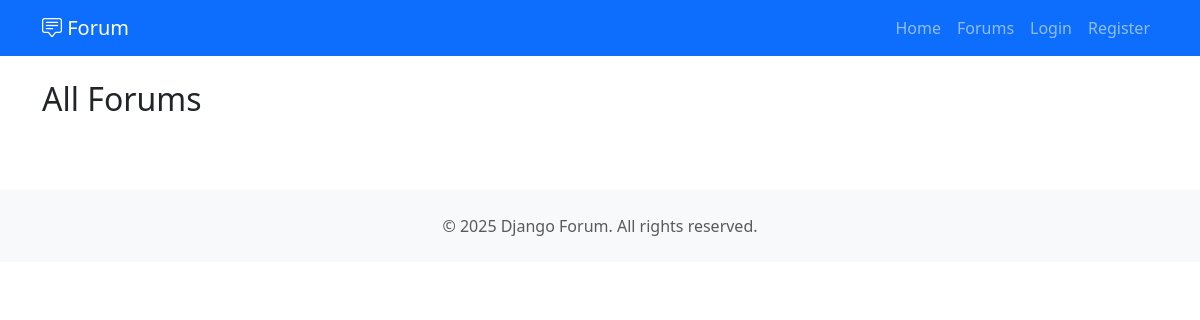
/forums/, run on an earlier commit of the app's database.
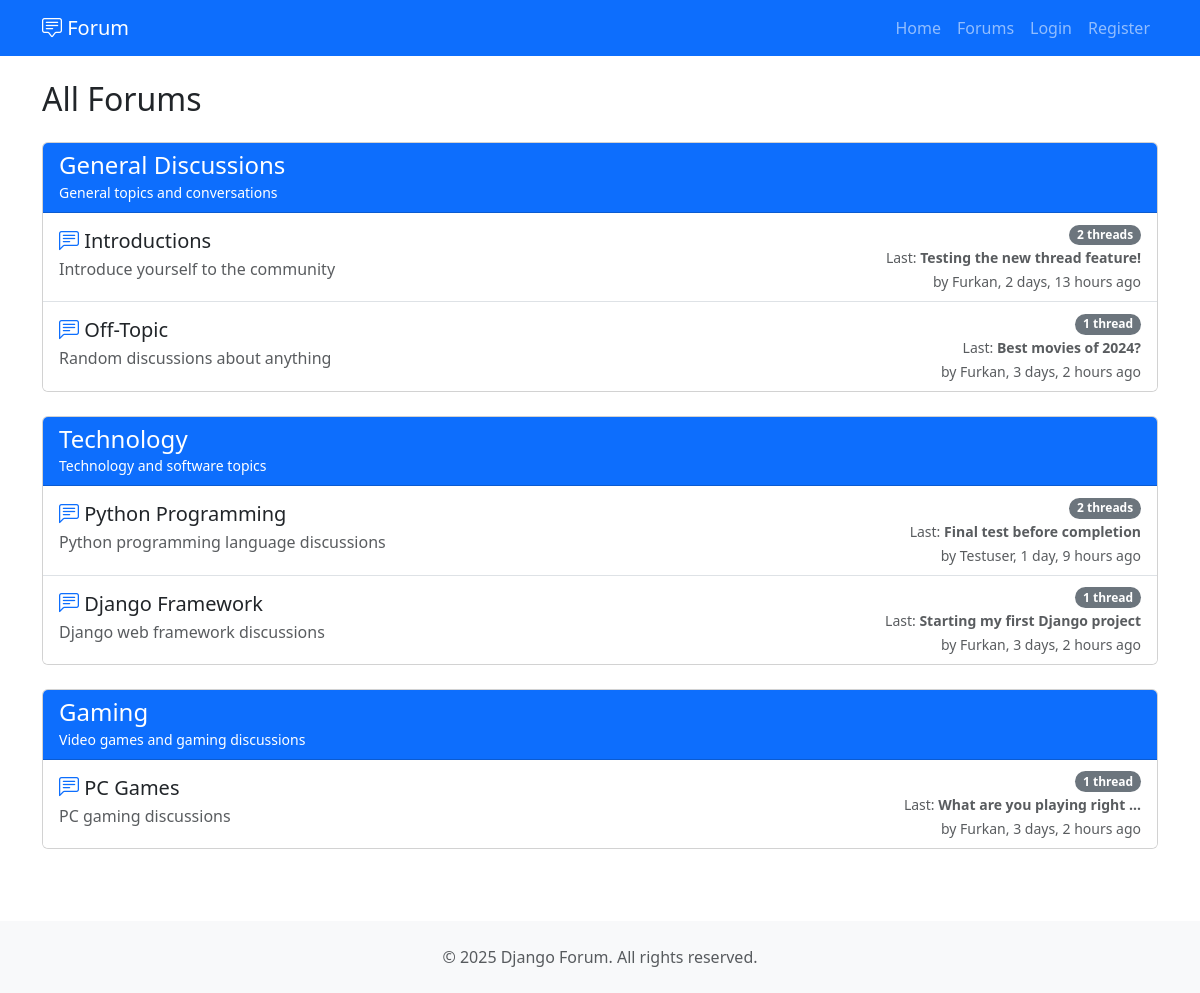
And on a later commit of the database.
### forum/models.py (models this page shows, shortened)
class Category(models.Model):
    name = models.CharField(max_length=100, unique=True, help_text="Kategori adi")
    description = models.TextField(blank=True, help_text="Kategori aciklamasi")
    ordering = models.IntegerField(default=0, help_text="Siralama (kucuk sayi ustte)")
    created_at = models.DateTimeField(auto_now_add=True)
    class Meta:
        verbose_name = "Category"
        verbose_name_plural = "Categories"
        ordering = ['ordering', 'name']

class Forum(models.Model):
    category = models.ForeignKey(Category, on_delete=models.CASCADE, related_name='forums')
    title = models.CharField(max_length=200, help_text="Forum basligi")
    description = models.TextField(help_text="Forum aciklamasi")
    ordering = models.IntegerField(default=0, help_text="Siralama")
    created_at = models.DateTimeField(auto_now_add=True)
    def thread_count(self):
        return self.threads.count()
    def last_thread(self):
        return self.threads.order_by('-created_at').first()
    class Meta:
        verbose_name = "Forum"
        verbose_name_plural = "Forums"
        ordering = ['ordering', 'title']

class Thread(models.Model):
    forum = models.ForeignKey(Forum, on_delete=models.CASCADE, related_name='threads')
    author = models.ForeignKey(User, on_delete=models.CASCADE, related_name='threads')
    title = models.CharField(max_length=200, help_text="Konu basligi")
    body = models.TextField(help_text="Konu icerigi")
    is_closed = models.BooleanField(default=False, help_text="Konu kapali mi?")
    created_at = models.DateTimeField(auto_now_add=True)
    updated_at = models.DateTimeField(auto_now=True)
    class Meta:
        verbose_name = "Thread"
        verbose_name_plural = "Threads"
        ordering = ['-created_at']

### forum/views.py (the view)
# urls.py: path('forums/', views.ForumListView.as_view(), name='forum_list'),
class ForumListView(ListView):
    model = Forum
    template_name = 'forum/forum_list.html'
    context_object_name = 'forums'
    def get_queryset(self):
        return Forum.objects.select_related('category').order_by('category__ordering', 'ordering')

### forum/templates/forum/forum_list.html (shortened to what this page needs)
{% extends 'base.html' %}
{% block content %}
<div class="row">
    <div class="col-12">
        <h2 class="mb-4">All Forums</h2>
        {% regroup forums by category as category_list %}
        {% for category in category_list %}
        <div class="card mb-4">
            <div class="card-header bg-primary text-white">
                <h4 class="mb-0">{{ category.grouper.name }}</h4>
                <p class="mb-0"><small>{{ category.grouper.description }}</small></p>
            </div>
            <div class="list-group list-group-flush">
                {% for forum in category.list %}
                <a href="{% url 'forum_detail' forum.pk %}" class="list-group-item list-group-item-action">
                    <div class="d-flex w-100 justify-content-between align-items-center">
                        <div>
                            <h5 class="mb-1">
                                <i class="bi bi-chat-left-text text-primary"></i>
                                {{ forum.title }}
                            </h5>
                            <p class="mb-1 text-muted">{{ forum.description }}</p>
                        </div>
                        <div class="text-end">
                            <span class="badge bg-secondary rounded-pill">
                                {{ forum.thread_count }} thread{{ forum.thread_count|pluralize }}
                            </span>
                            {% with last_thread=forum.last_thread %}
                                {% if last_thread %}
                                    <br>
                                    <small class="text-muted">
                                        Last: <strong>{{ last_thread.title|truncatewords:5 }}</strong>
                                        <br>by {{ last_thread.author.username }}, {{ last_thread.created_at|timesince }} ago
                                    </small>
                                {% endif %}
                            {% endwith %}
                        </div>
                    </div>
                </a>
                {% endfor %}
            </div>
        </div>
        {% endfor %}
    </div>
</div>
{% endblock %}

What changed in the data, as far as the page shows it:
added Category: grouper.name "General Discussions", grouper.description "General topics and conversations"
added Forum: title "Introductions", description "Introduce yourself to the community", thread_count "2", last_thread "Testing the new thread feature!", last_thread.author.username "Furkan", last_thread.created_at "2 days, 13 hours", shown under "General Discussions"
added Forum: title "Off-Topic", description "Random discussions about anything", thread_count "1", last_thread "Best movies of 2024?", last_thread.author.username "Furkan", last_thread.created_at "3 days, 2 hours", shown under "General Discussions"
added Category: grouper.name "Technology", grouper.description "Technology and software topics"
added Forum: title "Python Programming", description "Python programming language discussions", thread_count "2", last_thread "Final test before completion", last_thread.author.username "Testuser", last_thread.created_at "1 day, 9 hours", shown under "Technology"
added Forum: title "Django Framework", description "Django web framework discussions", thread_count "1", last_thread "Starting my first Django project", last_thread.author.username "Furkan", last_thread.created_at "3 days, 2 hours", shown under "Technology"
added Category: grouper.name "Gaming", grouper.description "Video games and gaming discussions"
added Forum: title "PC Games", description "PC gaming discussions", thread_count "1", last_thread "What are you playing right …", last_thread.author.username "Furkan", last_thread.created_at "3 days, 2 hours", shown under "Gaming"
